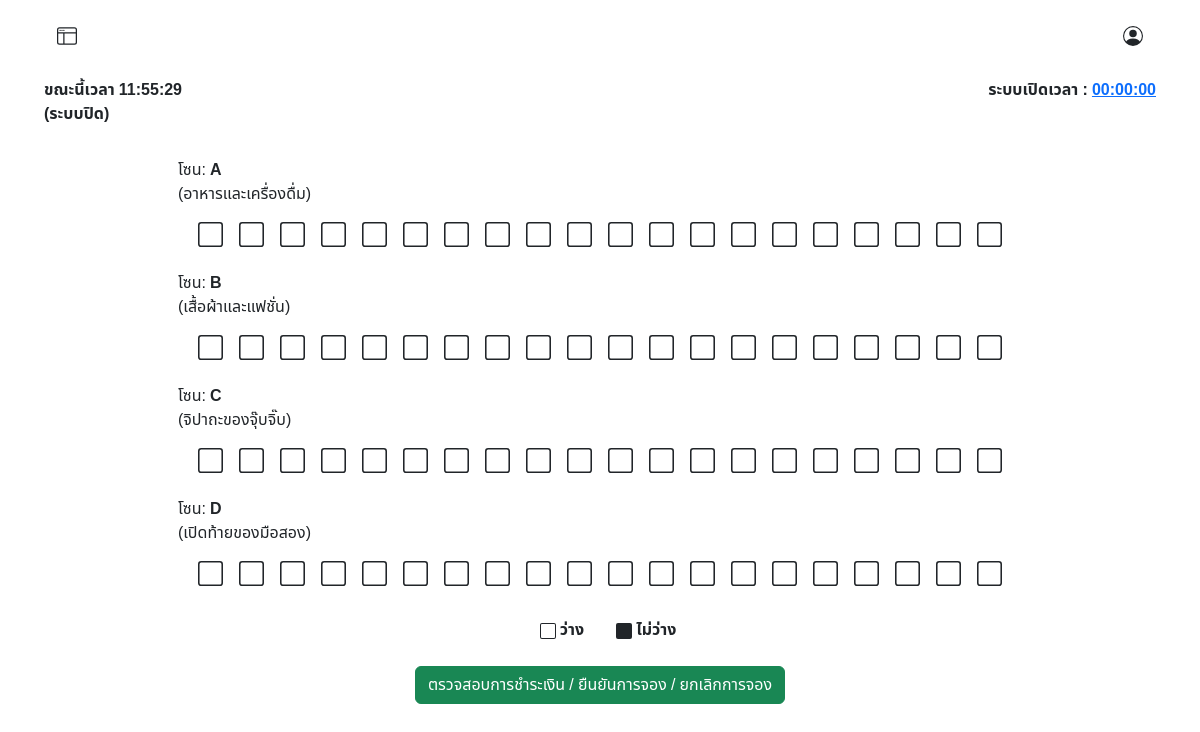
Page /admin/index.php (signed in) on the earlier database version.
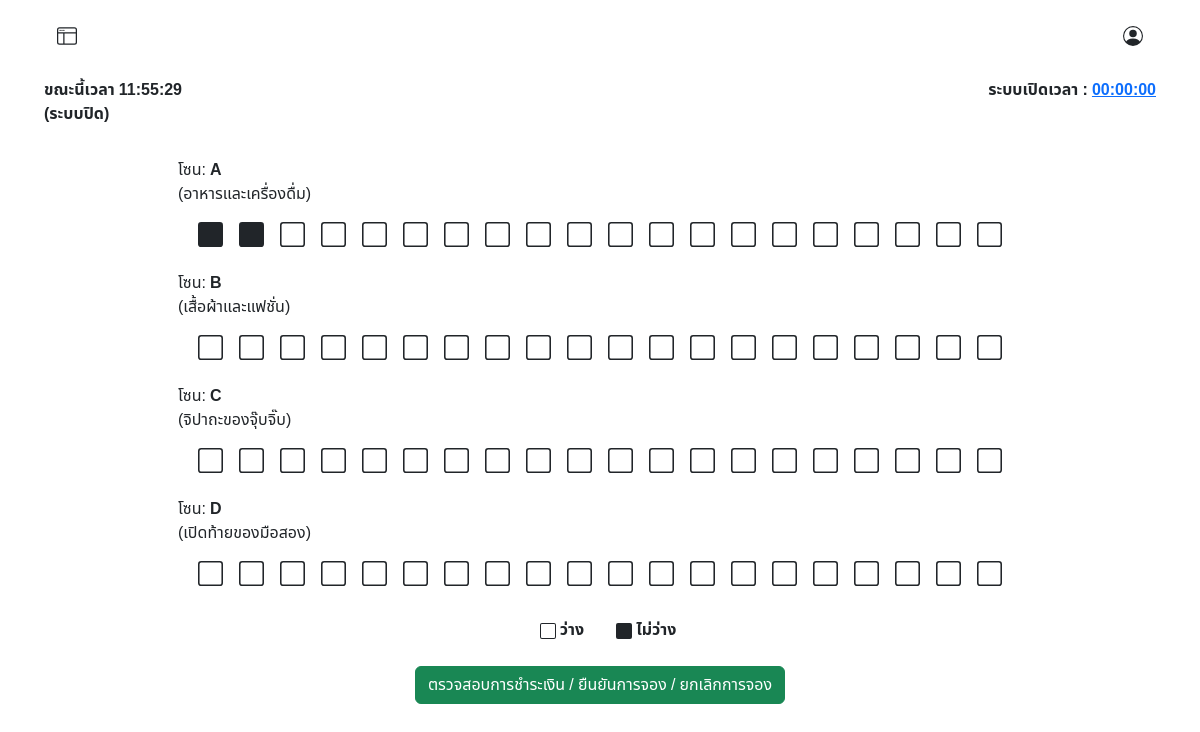
Same page on the later database version.
### tables this page shows
CREATE TABLE `locks` (
  `id_locks` int(11) NOT NULL COMMENT 'ไอดีล็อค',
  `lock_name` varchar(10) NOT NULL COMMENT 'ชื่อเลขล็อต',
  `zone_id` int(3) UNSIGNED ZEROFILL DEFAULT NULL COMMENT 'รหัสประเภทโซน',
  `booking_id` int(10) UNSIGNED ZEROFILL DEFAULT NULL COMMENT 'รหัสการจอง',
  `available` int(3) DEFAULT NULL COMMENT 'สถานะ ว่าง หรือ จองแล้ว '
);

### admin/fetch_zone_detail.php (the view, shortened to what this page needs)
<?php
require("../condb.php");
$sql = "SELECT * FROM zone_detail ORDER BY zone_name";
if ($result = $conn->query($sql)) {
    if ($result->num_rows > 0) {
        while ($row = $result->fetch_assoc()) {
            echo '
                                    <div class="mt-2 ">
                                       <div class="row ">
                                            <div class="col">
                                                <div class="d-flex justify-content-start">
                                                        <div class="">
                                                        <p class="zone_detail"
                                                            data-bs-toggle="tooltip"
                                                            data-bs-placement="right"
                                                            title="รายวัน ' . $row["pricePerDate"] . '฿<br>รายเดือน ' . $row["pricePerMonth"] . '฿">
                                                            โซน: <strong>' . $row["zone_name"] . '</strong><br>(' . $row["zone_detail"] . ')
                                                        </p>
                                                        </div>
                                                </div>
                                        </div>
                                    </div>
                                    ';
            $sql2 = "SELECT * FROM locks WHERE zone_id = " . $row["zone_id"];
            if ($result2 = $conn->query($sql2)) {
                if ($result2->num_rows > 0) {
                    echo '<div class="d-flex flex-wrap container-md">';
                    while ($row2 = $result2->fetch_assoc()) {
                        echo '<div class="mx-2 ">
                                                        <p>';
                        if ($row2["available"] == 0) {
                            echo '
                                                    <svg xmlns="http://www.w3.org/2000/svg" width="25" height="25" fill="currentColor" class="bi bi-square" viewBox="0 0 16 16">
                                                        <path d="M14 1a1 1 0 0 1 1 1v12a1 1 0 0 1-1 1H2a1 1 0 0 1-1-1V2a1 1 0 0 1 1-1zM2 0a2 2 0 0 0-2 2v12a2 2 0 0 0 2 2h12a2 2 0 0 0 2-2V2a2 2 0 0 0-2-2z"/>
                                                    </svg>';
                        } else if ($row2["available"] == 1) {
                            echo '
                                                <svg xmlns="http://www.w3.org/2000/svg" width="25" height="25" fill="currentColor" class="bi bi-square-fill" viewBox="0 0 16 16">
                                                    <path d="M0 2a2 2 0 0 1 2-2h12a2 2 0 0 1 2 2v12a2 2 0 0 1-2 2H2a2 2 0 0 1-2-2z"/>
                                                </svg>';
                        }
                        echo '</p>
                                                        </div>';
                    }
                    echo '</div>';
                } else {
                    echo "<p>ยังไม่มีการสร้างข้อมูลพื้นที่การขาย</p>";
                }
            } else {
                echo "<p>Error in nested query: " . $conn->error . "</p>";
            }
        }
    } else {
        echo "<p><strong>ยังไม่มีการสร้างข้อมูลพื้นที่การขาย</strong></p>";
    }
} else {
    echo "<p>Error in main query: " . $conn->error . "</p>";
}
?>
<div class="container-md d-flex justify-content-center p-2 m-2">
    <div class="px-2 mx-2">
        <svg xmlns="http://www.w3.org/2000/svg" width="16" height="16" fill="currentColor" class="bi bi-square" viewBox="0 0 16 16">
            <path d="M14 1a1 1 0 0 1 1 1v12a1 1 0 0 1-1 1H2a1 1 0 0 1-1-1V2a1 1 0 0 1 1-1zM2 0a2 2 0 0 0-2 2v12a2 2 0 0 0 2 2h12a2 2 0 0 0 2-2V2a2 2 0 0 0-2-2z" />
        </svg>
        <strong>ว่าง</strong>
    </div>
    <div class="px-2 mx-2">
        <svg xmlns="http://www.w3.org/2000/svg" width="16" height="16" fill="currentColor" class="bi bi-square-fill" viewBox="0 0 16 16">
            <path d="M0 2a2 2 0 0 1 2-2h12a2 2 0 0 1 2 2v12a2 2 0 0 1-2 2H2a2 2 0 0 1-2-2z" />
        </svg>
        <strong>ไม่ว่าง</strong>
    </div>
</div>

Differences in the rows shown:
changed locks (number 1 of 80 on the later page): available 0 → 1 (drawn)
changed locks (number 2 of 80 on the later page): available 0 → 1 (drawn)
